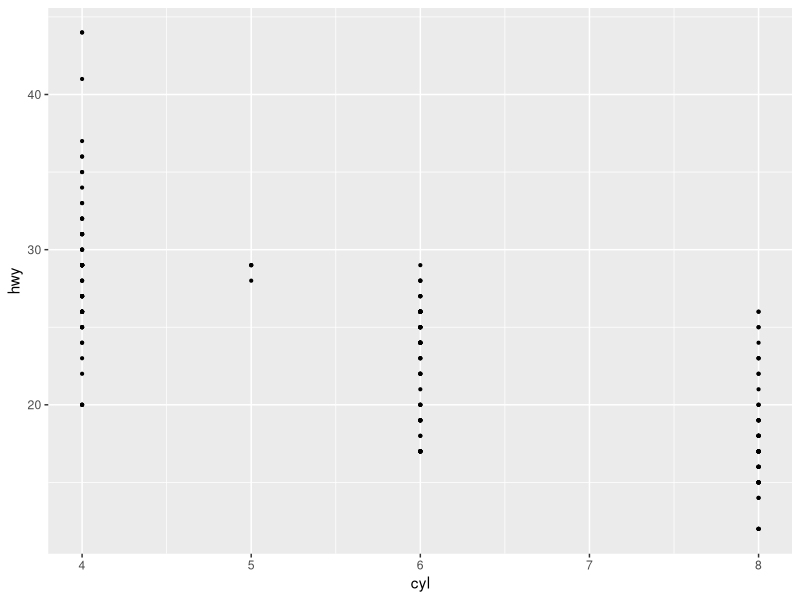
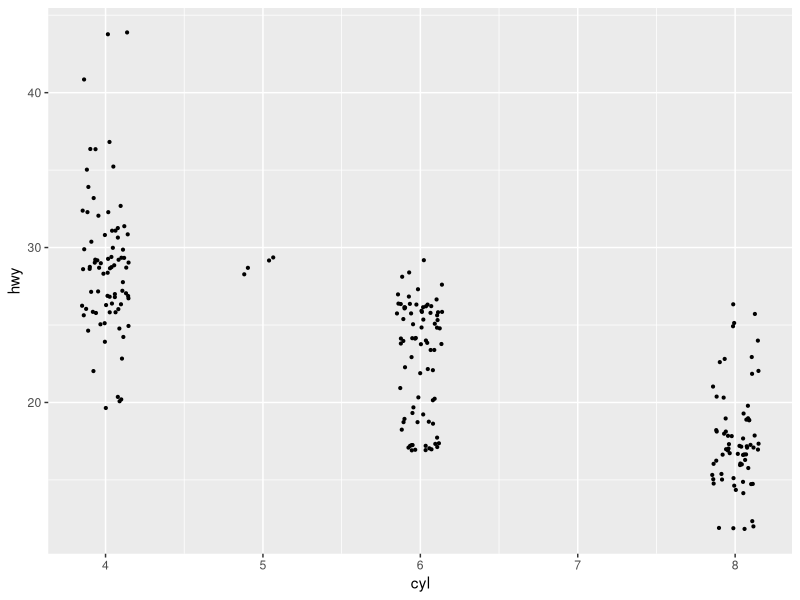
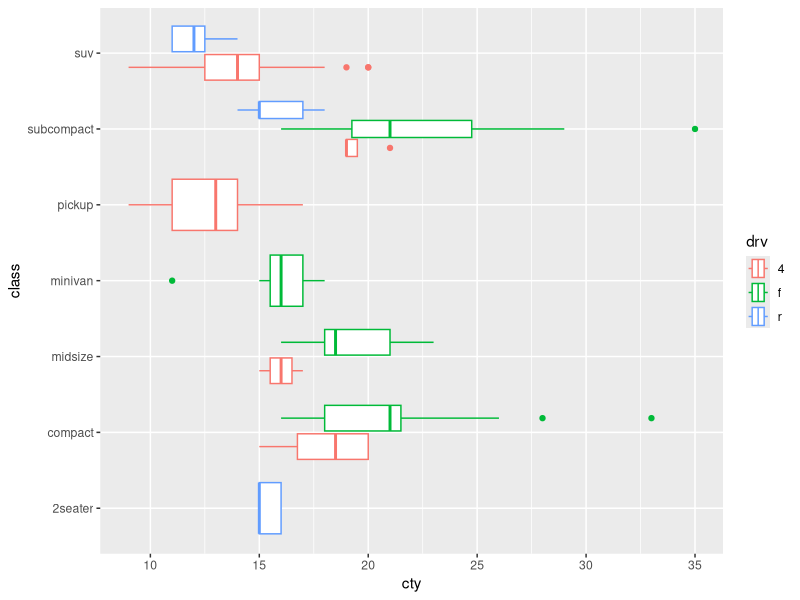
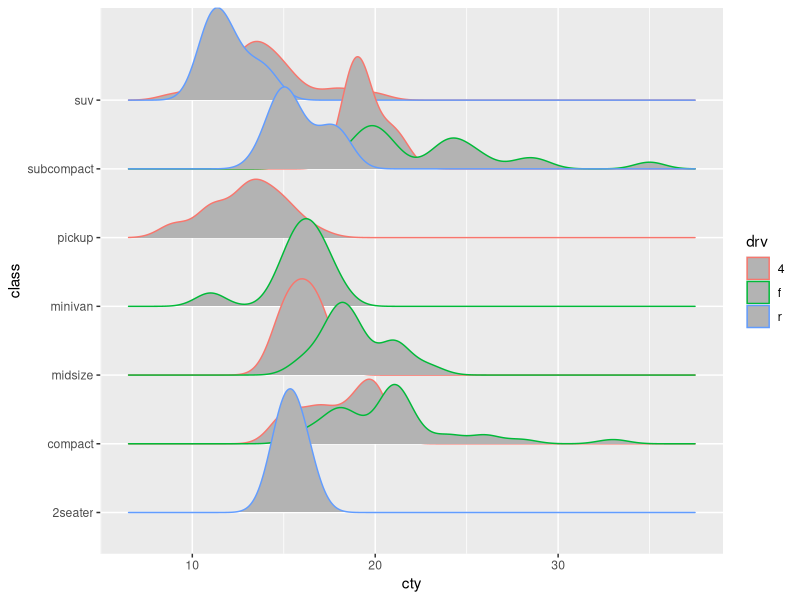

Recreate these plots in R, in order.
## ---- chunk 1
library(knitr)
library(ggplot2)
library(ggridges)
opts_chunk$set(fig.align="center", fig.height=4, fig.width=5.5)
## ---- chunk 2
ggplot(mpg, aes(x = cyl, y = hwy)) +
  geom_point(size = 0.75)

ggplot(mpg, aes(x = cyl, y = hwy)) +
  geom_point(
    size = 0.75,
    position = position_jitter(width = 0.15)
  )
## ---- chunk 3
ggplot(mpg, aes(x = cty, y = class, color = drv)) +
  geom_boxplot()

ggplot(mpg, aes(x = cty, y = class, color = drv)) +
  geom_density_ridges()
